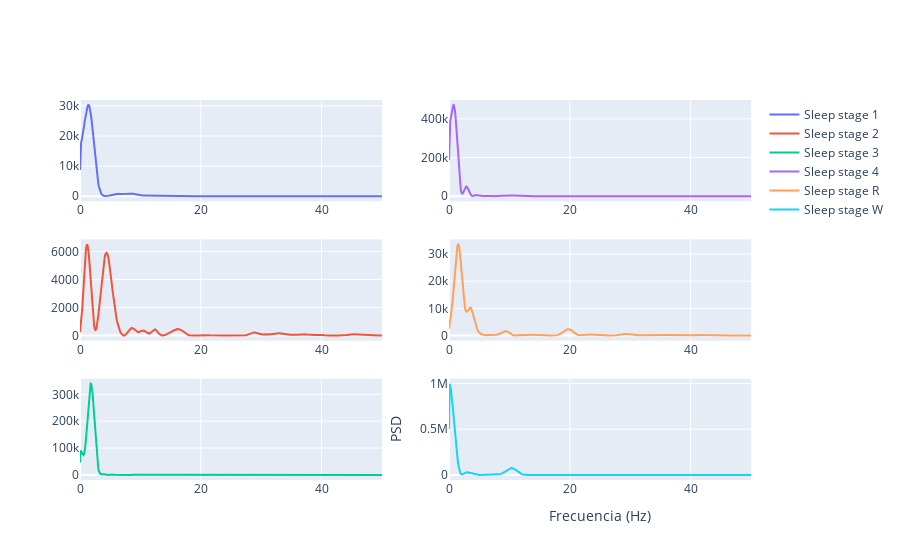

The cell this chart's notebook holds for it:
### Markdown cell above
### Blackman-Tukey

### Code cell
# pip install pyEDFlib
import pyedflib  # Importa la biblioteca pyEDFlib para leer archivos EDF.
import numpy as np  # Importa la biblioteca numpy para trabajar con matrices y funciones matemáticas.
import scipy  # Importa la biblioteca scipy para funciones científicas y de ingeniería.
import plotly.graph_objects as go  # Importa los objetos gráficos de Plotly para crear gráficos.
from plotly.subplots import make_subplots  # Importa la función para crear subplots en Plotly.

# Datos de ejemplo para demostración
edf = pyedflib.EdfReader("SC4001E0-PSG.edf")  # Abre el archivo EDF con los datos de la señal.
hypnogram = pyedflib.EdfReader("SC4001EC-Hypnogram.edf")  # Abre el archivo EDF con los datos del hipnograma.
num_signals = edf.signals_in_file  # Obtiene el número de señales en el archivo EDF.

# Leer las señales
signals = []  # Lista para almacenar las señales.
labels = []  # Lista para almacenar las etiquetas de las señales.
for i in range(num_signals):
    signals.append(edf.readSignal(i))  # Lee cada señal y la añade a la lista de señales.
    labels.append(edf.getLabel(i))  # Lee la etiqueta de cada señal y la añade a la lista de etiquetas.

annotations = hypnogram.readAnnotations()  # Lee las anotaciones del hipnograma.

# Cerrar los archivos EDF
edf.close()  # Cierra el archivo EDF de las señales.
hypnogram.close()  # Cierra el archivo EDF del hipnograma.

annTime = annotations[0]  # Obtiene los tiempos de las anotaciones.
annLbl = annotations[2]  # Obtiene las etiquetas de las anotaciones.
lbls = np.unique(annLbl)  # Obtiene las etiquetas únicas de las anotaciones.
lbls = lbls[[0, 1, 2, 3, 5, 6]]  # Selecciona un subconjunto de etiquetas para graficar.
fs = 100  # Frecuencia de muestreo.

# Crear subplots
fig = make_subplots(rows=3, cols=2)  # Crea una figura con 3 filas y 2 columnas de subplots.

for i in range(len(lbls)):
    indice = annTime[np.where(annLbl == lbls[i])[0][0]].astype(int)  # Encuentra el índice de la primera aparición de cada etiqueta.
    signal = signals[1][indice : indice + 150]  # Obtiene un segmento de la señal correspondiente a la etiqueta.
    
    # Calcular la autocorrelación
    autocorr = np.correlate(signal, signal, mode="full") # Calcula la autocorrelación de la señal.
    n = len(signal)  # Longitud de la señal.
    M = n // 2  # Mitad de la longitud de la señal.
    autocorr = autocorr[n - 1 : n + M]  # Selecciona la parte relevante de la autocorrelación.
    
    # Aplicar ventana triangular
    window = np.bartlett(len(autocorr))  # Crea una ventana triangular (Bartlett) del mismo tamaño que la autocorrelación.
    autocorr = autocorr * window # Aplica la ventana triangular a la autocorrelación.
    
    # Calcular la PSD usando FFT
    X = np.fft.fft(autocorr, n=1024) # Calcula la FFT de la autocorrelación.
    Px = 1 / (fs * len(autocorr)) * np.abs(X) ** 2  # Calcula la densidad espectral de potencia (PSD).
    Px = Px[:513]  # Selecciona la mitad de las frecuencias (debido a la simetría de la FFT).
    Px[1:-1] = 2 * Px[1:-1]  # Ajusta la PSD para las frecuencias positivas.
    fx = np.linspace(0, int(fs / 2), int(1024 / 2) + 1)  # Crea un array de frecuencias.
    
    if i < 3:
        r = i + 1  # Determina la fila del subplot.
        c = 1  # Determina la columna del subplot.
    else:
        r = i - 2  # Ajusta la fila del subplot para las etiquetas restantes.
        c = 2  # Ajusta la columna del subplot para las etiquetas restantes.
    
    fig.add_trace(go.Scatter(x=fx, y=Px, mode="lines", name=lbls[i]), row=r, col=c)  # Añade la traza del periodograma al subplot correspondiente.
    fig.update_xaxes(title_text="Frecuencia (Hz)", row=3, col=2)  # Añade el título del eje x al subplot en la posición (3, 2).
    fig.update_yaxes(title_text="PSD", row=3, col=2)  # Añade el título del eje y al subplot en la posición (3, 2).

# Mostrar gráfico
fig.show()  # Muestra la figura interactiva.

### Figure 1 — Plotly figure (JSON) as saved in the notebook; plotly's stock layout.template omitted (floating-point values rounded to 4 significant figures; data arrays with more than 128 entries replaced by an {"elided": "..."} marker saying what was removed)
{"data": [{"mode": "lines", "name": "Sleep stage 1", "type": "scatter", "x": {"elided": "513 float values"}, "xaxis": "x", "y": {"elided": "513 float values"}, "yaxis": "y"}, {"mode": "lines", "name": "Sleep stage 2", "type": "scatter", "x": {"elided": "513 float values"}, "xaxis": "x3", "y": {"elided": "513 float values"}, "yaxis": "y3"}, {"mode": "lines", "name": "Sleep stage 3", "type": "scatter", "x": {"elided": "513 float values"}, "xaxis": "x5", "y": {"elided": "513 float values"}, "yaxis": "y5"}, {"mode": "lines", "name": "Sleep stage 4", "type": "scatter", "x": {"elided": "513 float values"}, "xaxis": "x2", "y": {"elided": "513 float values"}, "yaxis": "y2"}, {"mode": "lines", "name": "Sleep stage R", "type": "scatter", "x": {"elided": "513 float values"}, "xaxis": "x4", "y": {"elided": "513 float values"}, "yaxis": "y4"}, {"mode": "lines", "name": "Sleep stage W", "type": "scatter", "x": {"elided": "513 float values"}, "xaxis": "x6", "y": {"elided": "513 float values"}, "yaxis": "y6"}], "layout": {"xaxis": {"anchor": "y", "domain": [0, 0.45]}, "xaxis2": {"anchor": "y2", "domain": [0.55, 1]}, "xaxis3": {"anchor": "y3", "domain": [0, 0.45]}, "xaxis4": {"anchor": "y4", "domain": [0.55, 1]}, "xaxis5": {"anchor": "y5", "domain": [0, 0.45]}, "xaxis6": {"anchor": "y6", "domain": [0.55, 1], "title": {"text": "Frecuencia (Hz)"}}, "yaxis": {"anchor": "x", "domain": [0.7333, 1]}, "yaxis2": {"anchor": "x2", "domain": [0.7333, 1]}, "yaxis3": {"anchor": "x3", "domain": [0.3667, 0.6333]}, "yaxis4": {"anchor": "x4", "domain": [0.3667, 0.6333]}, "yaxis5": {"anchor": "x5", "domain": [0, 0.2667]}, "yaxis6": {"anchor": "x6", "domain": [0, 0.2667], "title": {"text": "PSD"}}}}
